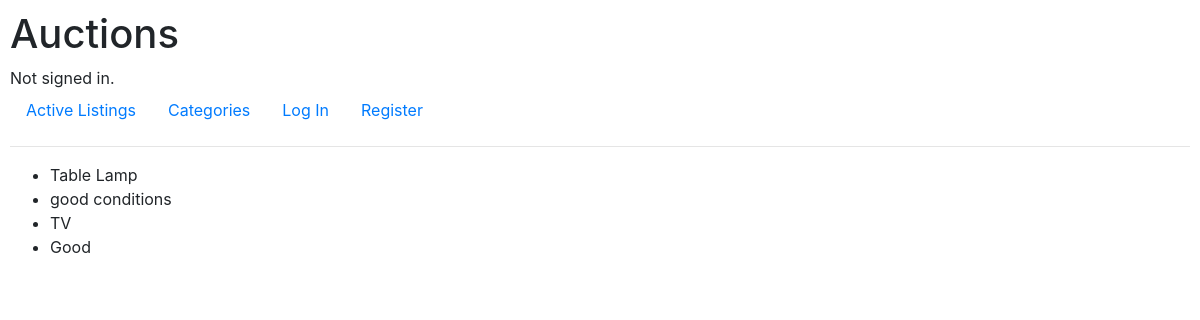
/view/Electronics, run on an earlier commit of the app's database.
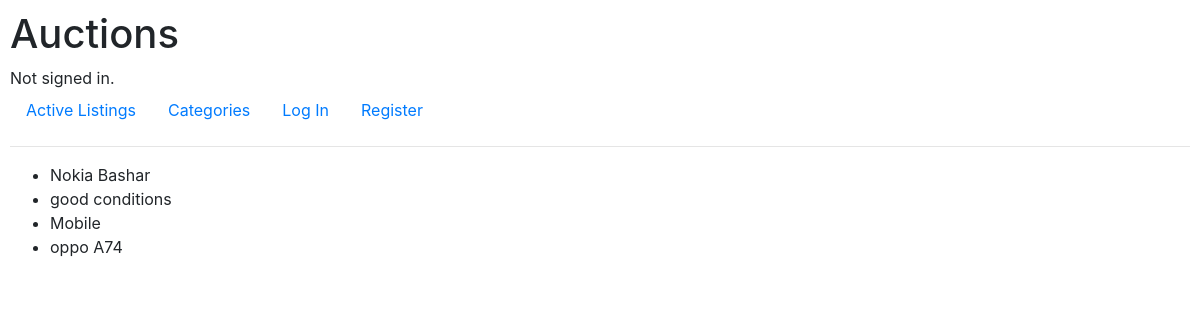
And on a later commit of the database.
### auctions/models.py (models this page shows, shortened)
class Auction_Listing(models.Model):
    seller = models.ForeignKey(
        User, on_delete=models.CASCADE, related_name="listed_by")
    title = models.CharField(max_length=64)
    description = models.TextField(max_length=500)
    starting_bid = models.PositiveIntegerField()
    image = models.URLField(blank=True)
    time = models.DateTimeField(auto_now=True)
    category = models.CharField(max_length=64, default="Unspecified!")
    price = models.PositiveIntegerField()

### auctions/views.py (the view)
# urls.py: path("view/<str:category>", views.view_cat, name="view")
def view_cat(request, category):
    filtered_listings = Auction_Listing.objects.filter(
        category=category)
    return render(request, "auctions/view_cat.html", {
        "listings": filtered_listings
    })

### auctions/templates/auctions/view_cat.html
{%extends "auctions/layout.html"%}
{%block body%}
<ul>
    {%for listing in listings%}
    <li>{{listing.title}}</li>
    <li>{{listing.description}}</li>
    {%endfor%}
</ul>
{%endblock%}

What changed in the data, as far as the page shows it:
no longer on this page (row edited): Auction_Listing: title "Table Lamp", description "good conditions"
now on this page (row edited): Auction_Listing: title "Nokia Bashar", description "good conditions"
changed Auction_Listing: title "TV" → "Mobile"; description "Good" → "oppo A74"
